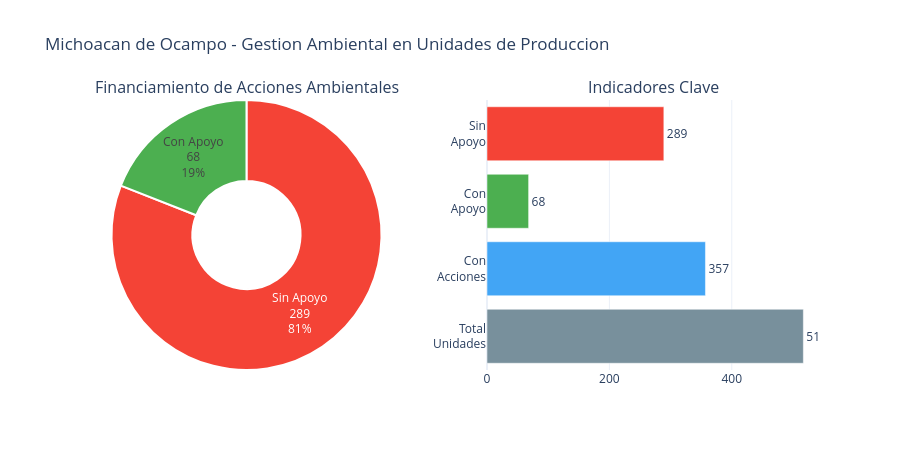

The cell this chart's notebook holds for it:
### Markdown cell above
---
## 4. Foco en Michoacan: Radiografia de la Gestion Ambiental

Se presenta un analisis detallado del esfuerzo comunitario contra el apoyo institucional, con indicadores clave.

### Code cell
# Grafico 4: Dona detallada y KPIs de Michoacan
mich_gest = mich_gestion.iloc[0]

fig4 = make_subplots(
    rows=1, cols=2,
    specs=[[{'type': 'pie'}, {'type': 'bar'}]],
    subplot_titles=(
        'Financiamiento de Acciones Ambientales',
        'Indicadores Clave'
    )
)

# Panel izquierdo: Dona
fig4.add_trace(
    go.Pie(
        labels=['Con Apoyo', 'Sin Apoyo'],
        values=[mich_gest['unidades_con_apoyo'], mich_gest['unidades_sin_apoyo']],
        marker=dict(
            colors=[COLOR_APOYO, COLOR_SIN],
            line=dict(color='#FFFFFF', width=2)
        ),
        hole=0.4,
        textinfo='percent+label+value',
        textposition='inside'
    ),
    row=1, col=1
)

# Panel derecho: KPIs en barras horizontales
kpi_names = ['Total<br>Unidades', 'Con<br>Acciones', 'Con<br>Apoyo', 'Sin<br>Apoyo']
kpi_vals  = [
    mich_gest['total_unidades'],
    mich_gest['unidades_con_acciones'],
    mich_gest['unidades_con_apoyo'],
    mich_gest['unidades_sin_apoyo']
]
kpi_colors = ['#78909C', '#42A5F5', COLOR_APOYO, COLOR_SIN]

fig4.add_trace(
    go.Bar(
        y=kpi_names, x=kpi_vals,
        orientation='h',
        marker_color=kpi_colors,
        text=kpi_vals, textposition='outside',
        showlegend=False
    ),
    row=1, col=2
)

fig4.update_layout(
    template=template_style,
    height=450,
    title_text='Michoacan de Ocampo - Gestion Ambiental en Unidades de Produccion',
    showlegend=False
)

fig4.show()

### Figure 1 — Plotly figure (JSON) as saved in the notebook; plotly's stock layout.template omitted (floating-point values rounded to 4 significant figures)
{"data": [{"domain": {"x": [0, 0.45], "y": [0, 1]}, "hole": 0.4, "labels": ["Con Apoyo", "Sin Apoyo"], "marker": {"colors": ["#4CAF50", "#F44336"], "line": {"color": "#FFFFFF", "width": 2}}, "textinfo": "percent+label+value", "textposition": "inside", "type": "pie", "values": [68, 289]}, {"marker": {"color": ["#78909C", "#42A5F5", "#4CAF50", "#F44336"]}, "orientation": "h", "showlegend": false, "text": ["517", "357", "68", "289"], "textposition": "outside", "type": "bar", "x": [517, 357, 68, 289], "xaxis": "x", "y": ["Total<br>Unidades", "Con<br>Acciones", "Con<br>Apoyo", "Sin<br>Apoyo"], "yaxis": "y"}], "layout": {"annotations": [{"font": {"size": 16}, "showarrow": false, "text": "Financiamiento de Acciones Ambientales", "x": 0.225, "xanchor": "center", "xref": "paper", "y": 1, "yanchor": "bottom", "yref": "paper"}, {"font": {"size": 16}, "showarrow": false, "text": "Indicadores Clave", "x": 0.775, "xanchor": "center", "xref": "paper", "y": 1, "yanchor": "bottom", "yref": "paper"}], "height": 450, "showlegend": false, "title": {"text": "Michoacan de Ocampo - Gestion Ambiental en Unidades de Produccion"}, "xaxis": {"anchor": "y", "domain": [0.55, 1]}, "yaxis": {"anchor": "x", "domain": [0, 1]}}}
